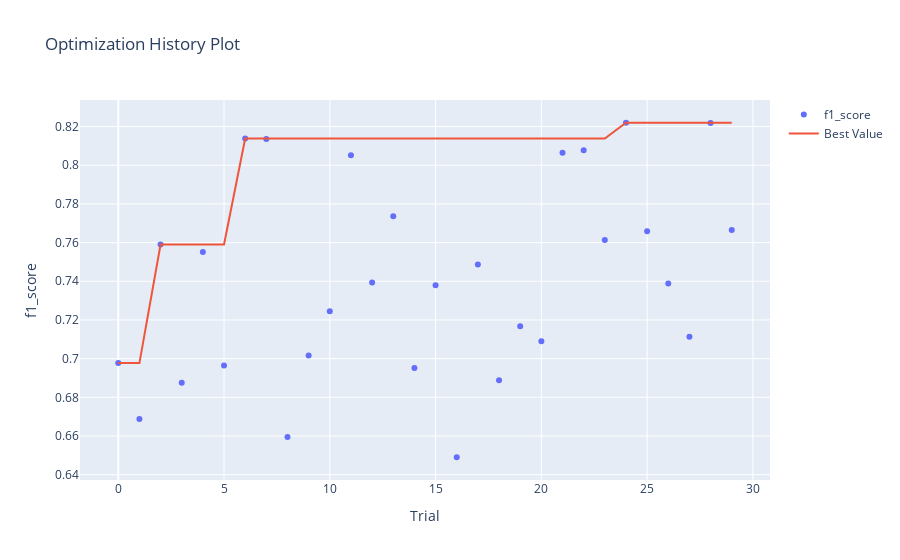

The notebook cell this image was saved under:
### Markdown cell above
График истории оптимизации - отображает количество испытаний на оси Х и метрику на оси Y.

Следует использовать эту диаграмму, чтобы проверить, идет ли оптимизация гиперпараметров в правильном направлении или нет.

### Code cell
optuna.visualization.plot_optimization_history(study, target_name="f1_score")

### Figure 1 — Plotly figure (JSON) as saved in the notebook; plotly's stock layout.template omitted (floating-point values rounded to 4 significant figures)
{"data": [{"mode": "markers", "name": "f1_score", "type": "scatter", "x": [0, 1, 2, 3, 4, 5, 6, 7, 8, 9, 10, 11, 12, 13, 14, 15, 16, 17, 18, 19, 20, 21, 22, 23, 24, 25, 26, 27, 28, 29], "y": [0.6977, 0.6687, 0.759, 0.6876, 0.7551, 0.6965, 0.8138, 0.8136, 0.6595, 0.7016, 0.7245, 0.8052, 0.7394, 0.7736, 0.6951, 0.738, 0.649, 0.7486, 0.6888, 0.7167, 0.709, 0.8064, 0.8078, 0.7614, 0.822, 0.7659, 0.7388, 0.7114, 0.8219, 0.7666]}, {"mode": "lines", "name": "Best Value", "type": "scatter", "x": [0, 1, 2, 3, 4, 5, 6, 7, 8, 9, 10, 11, 12, 13, 14, 15, 16, 17, 18, 19, 20, 21, 22, 23, 24, 25, 26, 27, 28, 29], "y": [0.6977, 0.6977, 0.759, 0.759, 0.759, 0.759, 0.8138, 0.8138, 0.8138, 0.8138, 0.8138, 0.8138, 0.8138, 0.8138, 0.8138, 0.8138, 0.8138, 0.8138, 0.8138, 0.8138, 0.8138, 0.8138, 0.8138, 0.8138, 0.822, 0.822, 0.822, 0.822, 0.822, 0.822]}, {"marker": {"color": "#cccccc"}, "mode": "markers", "name": "Infeasible Trial", "showlegend": false, "type": "scatter", "x": [], "y": []}], "layout": {"title": {"text": "Optimization History Plot"}, "xaxis": {"title": {"text": "Trial"}}, "yaxis": {"title": {"text": "f1_score"}}}}
